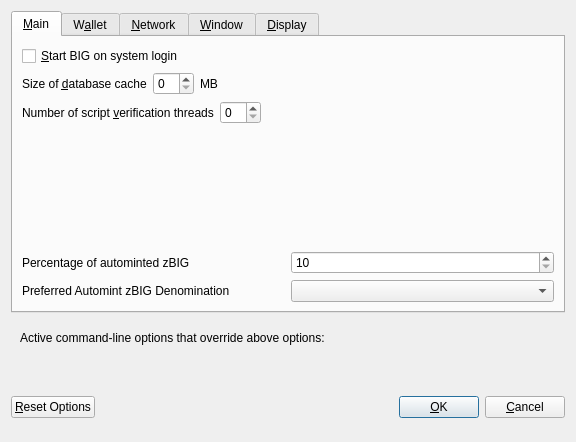
<?xml version="1.0" encoding="UTF-8"?>
<ui version="4.0">
 <class>OptionsDialog</class>
 <widget class="QDialog" name="OptionsDialog">
  <property name="geometry">
   <rect>
    <x>0</x>
    <y>0</y>
    <width>576</width>
    <height>442</height>
   </rect>
  </property>
  <property name="windowTitle">
   <string>Options</string>
  </property>
  <property name="modal">
   <bool>true</bool>
  </property>
  <layout class="QVBoxLayout" name="verticalLayout">
   <item>
    <widget class="QTabWidget" name="tabWidget">
     <property name="currentIndex">
      <number>0</number>
     </property>
     <widget class="QWidget" name="tabMain">
      <attribute name="title">
       <string>&amp;Main</string>
      </attribute>
      <layout class="QVBoxLayout" name="verticalLayout_Main">
       <item>
        <widget class="QCheckBox" name="bitcoinAtStartup">
         <property name="toolTip">
          <string>Automatically start BIG after logging in to the system.</string>
         </property>
         <property name="text">
          <string>&amp;Start BIG on system login</string>
         </property>
        </widget>
       </item>
       <item>
        <layout class="QHBoxLayout" name="horizontalLayout_2_Main">
         <item>
          <widget class="QLabel" name="databaseCacheLabel">
           <property name="text">
            <string>Size of &amp;database cache</string>
           </property>
           <property name="textFormat">
            <enum>Qt::PlainText</enum>
           </property>
           <property name="buddy">
            <cstring>databaseCache</cstring>
           </property>
          </widget>
         </item>
         <item>
          <widget class="QSpinBox" name="databaseCache"/>
         </item>
         <item>
          <widget class="QLabel" name="databaseCacheUnitLabel">
           <property name="text">
            <string>MB</string>
           </property>
           <property name="textFormat">
            <enum>Qt::PlainText</enum>
           </property>
          </widget>
         </item>
         <item>
          <spacer name="horizontalSpacer_2_Main">
           <property name="orientation">
            <enum>Qt::Horizontal</enum>
           </property>
           <property name="sizeHint" stdset="0">
            <size>
             <width>40</width>
             <height>20</height>
            </size>
           </property>
          </spacer>
         </item>
        </layout>
       </item>
       <item>
        <layout class="QHBoxLayout" name="horizontalLayout_3_Main">
         <item>
          <widget class="QLabel" name="threadsScriptVerifLabel">
           <property name="text">
            <string>Number of script &amp;verification threads</string>
           </property>
           <property name="textFormat">
            <enum>Qt::PlainText</enum>
           </property>
           <property name="buddy">
            <cstring>threadsScriptVerif</cstring>
           </property>
          </widget>
         </item>
         <item>
          <widget class="QSpinBox" name="threadsScriptVerif">
           <property name="toolTip">
            <string>(0 = auto, &lt;0 = leave that many cores free)</string>
           </property>
          </widget>
         </item>
         <item>
          <spacer name="horizontalSpacer_3_Main">
           <property name="orientation">
            <enum>Qt::Horizontal</enum>
           </property>
           <property name="sizeHint" stdset="0">
            <size>
             <width>40</width>
             <height>20</height>
            </size>
           </property>
          </spacer>
         </item>
        </layout>
       </item>
       <item>
        <spacer name="verticalSpacer_2">
         <property name="orientation">
          <enum>Qt::Vertical</enum>
         </property>
         <property name="sizeHint" stdset="0">
          <size>
           <width>20</width>
           <height>40</height>
          </size>
         </property>
        </spacer>
       </item>
       <item>
        <layout class="QHBoxLayout" name="horizontalLayout_3">
         <item>
          <widget class="QLabel" name="percentage_label">
           <property name="toolTip">
            <string>Percentage of incoming BIG which get automatically converted to zBIG via Zerocoin Protocol (min: 10%)</string>
           </property>
           <property name="text">
            <string>Percentage of autominted zBIG</string>
           </property>
          </widget>
         </item>
         <item>
          <widget class="QSpinBox" name="zeromintPercentage">
           <property name="minimum">
            <number>10</number>
           </property>
           <property name="maximum">
            <number>100</number>
           </property>
          </widget>
         </item>
        </layout>
       </item>
       <item>
        <layout class="QHBoxLayout" name="horizontalLayout" stretch="0,0">
         <property name="sizeConstraint">
          <enum>QLayout::SetFixedSize</enum>
         </property>
         <item>
          <widget class="QLabel" name="labelPreferredDenom">
           <property name="maximumSize">
            <size>
             <width>16777215</width>
             <height>16777215</height>
            </size>
           </property>
           <property name="toolTip">
            <string>Wait with automatic conversion to Zerocoin until enough BIG for this denomination is available</string>
           </property>
           <property name="text">
            <string>Preferred Automint zBIG Denomination</string>
           </property>
          </widget>
         </item>
         <item>
          <widget class="QComboBox" name="preferredDenom">
           <property name="maximumSize">
            <size>
             <width>16777215</width>
             <height>27</height>
            </size>
           </property>
           <property name="toolTip">
            <string>Wait with automatic conversion to Zerocoin until enough BIG for this denomination is available</string>
           </property>
           <property name="maxVisibleItems">
            <number>9</number>
           </property>
           <property name="maxCount">
            <number>9</number>
           </property>
          </widget>
         </item>
        </layout>
       </item>
      </layout>
     </widget>
     <widget class="QWidget" name="tabWallet">
      <attribute name="title">
       <string>W&amp;allet</string>
      </attribute>
      <layout class="QVBoxLayout" name="verticalLayout_Wallet">
       <item>
        <widget class="QGroupBox" name="groupBox">
         <property name="title">
          <string>Expert</string>
         </property>
         <layout class="QVBoxLayout" name="verticalLayout_2">
          <item>
           <widget class="QCheckBox" name="coinControlFeatures">
            <property name="toolTip">
             <string>Whether to show coin control features or not.</string>
            </property>
            <property name="text">
             <string>Enable coin &amp;control features</string>
            </property>
           </widget>
          </item>
          <item>
           <widget class="QCheckBox" name="showMasternodesTab">
            <property name="toolTip">
             <string>Show additional tab listing all your masternodes in first sub-tab&lt;br/&gt;and all masternodes on the network in second sub-tab.</string>
            </property>
            <property name="text">
             <string>Show Masternodes Tab</string>
            </property>
           </widget>
          </item>
          <item>
           <widget class="QCheckBox" name="spendZeroConfChange">
            <property name="toolTip">
             <string>If you disable the spending of unconfirmed change, the change from a transaction&lt;br/&gt;cannot be used until that transaction has at least one confirmation.&lt;br/&gt;This also affects how your balance is computed.</string>
            </property>
            <property name="text">
             <string>&amp;Spend unconfirmed change</string>
            </property>
           </widget>
          </item>
         </layout>
        </widget>
       </item>
       <item>
        <spacer name="verticalSpacer_Wallet">
         <property name="orientation">
          <enum>Qt::Vertical</enum>
         </property>
         <property name="sizeHint" stdset="0">
          <size>
           <width>20</width>
           <height>40</height>
          </size>
         </property>
        </spacer>
       </item>
      </layout>
     </widget>
     <widget class="QWidget" name="tabNetwork">
      <attribute name="title">
       <string>&amp;Network</string>
      </attribute>
      <layout class="QVBoxLayout" name="verticalLayout_Network">
       <item>
        <widget class="QCheckBox" name="mapPortUpnp">
         <property name="toolTip">
          <string>Automatically open the BIG client port on the router. This only works when your router supports UPnP and it is enabled.</string>
         </property>
         <property name="text">
          <string>Map port using &amp;UPnP</string>
         </property>
        </widget>
       </item>
       <item>
        <widget class="QCheckBox" name="allowIncoming">
         <property name="toolTip">
          <string>Accept connections from outside</string>
         </property>
         <property name="text">
          <string>Allow incoming connections</string>
         </property>
        </widget>
       </item>
       <item>
        <widget class="QCheckBox" name="connectSocks">
         <property name="toolTip">
          <string>Connect to the BIG network through a SOCKS5 proxy.</string>
         </property>
         <property name="text">
          <string>&amp;Connect through SOCKS5 proxy (default proxy):</string>
         </property>
        </widget>
       </item>
       <item>
        <layout class="QHBoxLayout" name="horizontalLayout_1_Network">
         <item>
          <widget class="QLabel" name="proxyIpLabel">
           <property name="text">
            <string>Proxy &amp;IP:</string>
           </property>
           <property name="textFormat">
            <enum>Qt::PlainText</enum>
           </property>
           <property name="buddy">
            <cstring>proxyIp</cstring>
           </property>
          </widget>
         </item>
         <item>
          <widget class="QValidatedLineEdit" name="proxyIp">
           <property name="minimumSize">
            <size>
             <width>140</width>
             <height>0</height>
            </size>
           </property>
           <property name="maximumSize">
            <size>
             <width>140</width>
             <height>16777215</height>
            </size>
           </property>
           <property name="toolTip">
            <string>IP address of the proxy (e.g. IPv4: 127.0.0.1 / IPv6: ::1)</string>
           </property>
          </widget>
         </item>
         <item>
          <widget class="QLabel" name="proxyPortLabel">
           <property name="text">
            <string>&amp;Port:</string>
           </property>
           <property name="textFormat">
            <enum>Qt::PlainText</enum>
           </property>
           <property name="buddy">
            <cstring>proxyPort</cstring>
           </property>
          </widget>
         </item>
         <item>
          <widget class="QLineEdit" name="proxyPort">
           <property name="minimumSize">
            <size>
             <width>55</width>
             <height>0</height>
            </size>
           </property>
           <property name="maximumSize">
            <size>
             <width>55</width>
             <height>16777215</height>
            </size>
           </property>
           <property name="toolTip">
            <string>Port of the proxy (e.g. 9050)</string>
           </property>
          </widget>
         </item>
         <item>
          <spacer name="horizontalSpacer_1_Network">
           <property name="orientation">
            <enum>Qt::Horizontal</enum>
           </property>
           <property name="sizeHint" stdset="0">
            <size>
             <width>40</width>
             <height>20</height>
            </size>
           </property>
          </spacer>
         </item>
        </layout>
       </item>
       <item>
        <spacer name="verticalSpacer_Network">
         <property name="orientation">
          <enum>Qt::Vertical</enum>
         </property>
         <property name="sizeHint" stdset="0">
          <size>
           <width>20</width>
           <height>40</height>
          </size>
         </property>
        </spacer>
       </item>
      </layout>
     </widget>
     <widget class="QWidget" name="tabWindow">
      <attribute name="title">
       <string>&amp;Window</string>
      </attribute>
      <layout class="QVBoxLayout" name="verticalLayout_Window">
       <item>
        <widget class="QCheckBox" name="minimizeToTray">
         <property name="toolTip">
          <string>Show only a tray icon after minimizing the window.</string>
         </property>
         <property name="text">
          <string>&amp;Minimize to the tray instead of the taskbar</string>
         </property>
        </widget>
       </item>
       <item>
        <widget class="QCheckBox" name="minimizeOnClose">
         <property name="toolTip">
          <string>Minimize instead of exit the application when the window is closed. When this option is enabled, the application will be closed only after selecting Quit in the menu.</string>
         </property>
         <property name="text">
          <string>M&amp;inimize on close</string>
         </property>
        </widget>
       </item>
       <item>
        <spacer name="verticalSpacer_Window">
         <property name="orientation">
          <enum>Qt::Vertical</enum>
         </property>
         <property name="sizeHint" stdset="0">
          <size>
           <width>20</width>
           <height>40</height>
          </size>
         </property>
        </spacer>
       </item>
      </layout>
     </widget>
     <widget class="QWidget" name="tabDisplay">
      <attribute name="title">
       <string>&amp;Display</string>
      </attribute>
      <layout class="QVBoxLayout" name="verticalLayout_Display">
       <item>
        <layout class="QHBoxLayout" name="horizontalLayout_1_Display">
         <item>
          <widget class="QLabel" name="langLabel">
           <property name="text">
            <string>User Interface &amp;language:</string>
           </property>
           <property name="textFormat">
            <enum>Qt::PlainText</enum>
           </property>
           <property name="buddy">
            <cstring>lang</cstring>
           </property>
          </widget>
         </item>
         <item>
          <widget class="QValueComboBox" name="lang">
           <property name="toolTip">
            <string>The user interface language can be set here. This setting will take effect after restarting BIG.</string>
           </property>
          </widget>
         </item>
        </layout>
       </item>
       <item>
        <widget class="QLabel" name="label_3">
         <property name="toolTip">
          <string notr="true"/>
         </property>
         <property name="statusTip">
          <string notr="true"/>
         </property>
         <property name="whatsThis">
          <string notr="true"/>
         </property>
         <property name="accessibleName">
          <string notr="true"/>
         </property>
         <property name="text">
          <string>Language missing or translation incomplete? Help contributing translations here:
https://www.transifex.com/big-project/big-project-translations</string>
         </property>
         <property name="wordWrap">
          <bool>true</bool>
         </property>
         <property name="openExternalLinks">
          <bool>true</bool>
         </property>
         <property name="textInteractionFlags">
          <set>Qt::TextBrowserInteraction</set>
         </property>
        </widget>
       </item>
       <item>
        <layout class="QHBoxLayout" name="horizontalLayout_4_Display" stretch="0,0">
         <item>
          <widget class="QLabel" name="themeLabel">
           <property name="text">
            <string>User Interface Theme:</string>
           </property>
          </widget>
         </item>
         <item>
          <widget class="QValueComboBox" name="theme"/>
         </item>
        </layout>
       </item>
       <item>
        <widget class="Line" name="line">
         <property name="orientation">
          <enum>Qt::Horizontal</enum>
         </property>
        </widget>
       </item>
       <item>
        <layout class="QHBoxLayout" name="horizontalLayout_2_Display">
         <item>
          <widget class="QLabel" name="unitLabel">
           <property name="text">
            <string>&amp;Unit to show amounts in:</string>
           </property>
           <property name="textFormat">
            <enum>Qt::PlainText</enum>
           </property>
           <property name="buddy">
            <cstring>unit</cstring>
           </property>
          </widget>
         </item>
         <item>
          <widget class="QValueComboBox" name="unit">
           <property name="toolTip">
            <string>Choose the default subdivision unit to show in the interface and when sending coins.</string>
           </property>
          </widget>
         </item>
        </layout>
       </item>
       <item>
        <layout class="QHBoxLayout" name="horizontalLayout_5_Display">
         <item>
          <widget class="QLabel" name="digitsLabel">
           <property name="text">
            <string>Decimal digits</string>
           </property>
          </widget>
         </item>
         <item>
          <widget class="QValueComboBox" name="digits"/>
         </item>
        </layout>
       </item>
       <item>
        <layout class="QHBoxLayout" name="horizontalLayout_3_Display">
         <item>
          <widget class="QLabel" name="thirdPartyTxUrlsLabel">
           <property name="toolTip">
            <string>Third party URLs (e.g. a block explorer) that appear in the transactions tab as context menu items. %s in the URL is replaced by transaction hash. Multiple URLs are separated by vertical bar |.</string>
           </property>
           <property name="text">
            <string>Third party transaction URLs</string>
           </property>
           <property name="buddy">
            <cstring>thirdPartyTxUrls</cstring>
           </property>
          </widget>
         </item>
         <item>
          <widget class="QLineEdit" name="thirdPartyTxUrls">
           <property name="toolTip">
            <string>Third party URLs (e.g. a block explorer) that appear in the transactions tab as context menu items. %s in the URL is replaced by transaction hash. Multiple URLs are separated by vertical bar |.</string>
           </property>
          </widget>
         </item>
        </layout>
       </item>
       <item>
        <spacer name="verticalSpacer">
         <property name="orientation">
          <enum>Qt::Vertical</enum>
         </property>
         <property name="sizeHint" stdset="0">
          <size>
           <width>20</width>
           <height>40</height>
          </size>
         </property>
        </spacer>
       </item>
      </layout>
     </widget>
    </widget>
   </item>
   <item>
    <widget class="QFrame" name="frame">
     <layout class="QVBoxLayout" name="verticalLayout_Bottom">
      <item>
       <layout class="QHBoxLayout" name="horizontalLayout_Bottom">
        <item>
         <widget class="QLabel" name="overriddenByCommandLineInfoLabel">
          <property name="text">
           <string>Active command-line options that override above options:</string>
          </property>
          <property name="textFormat">
           <enum>Qt::PlainText</enum>
          </property>
         </widget>
        </item>
        <item>
         <spacer name="horizontalSpacer_Bottom">
          <property name="orientation">
           <enum>Qt::Horizontal</enum>
          </property>
          <property name="sizeHint" stdset="0">
           <size>
            <width>40</width>
            <height>20</height>
           </size>
          </property>
         </spacer>
        </item>
       </layout>
      </item>
      <item>
       <widget class="QLabel" name="overriddenByCommandLineLabel">
        <property name="text">
         <string/>
        </property>
        <property name="textFormat">
         <enum>Qt::PlainText</enum>
        </property>
        <property name="wordWrap">
         <bool>true</bool>
        </property>
       </widget>
      </item>
     </layout>
    </widget>
   </item>
   <item>
    <layout class="QHBoxLayout" name="horizontalLayout_Buttons">
     <item>
      <widget class="QPushButton" name="resetButton">
       <property name="toolTip">
        <string>Reset all client options to default.</string>
       </property>
       <property name="text">
        <string>&amp;Reset Options</string>
       </property>
       <property name="autoDefault">
        <bool>false</bool>
       </property>
      </widget>
     </item>
     <item>
      <spacer name="horizontalSpacer_1">
       <property name="orientation">
        <enum>Qt::Horizontal</enum>
       </property>
       <property name="sizeHint" stdset="0">
        <size>
         <width>40</width>
         <height>48</height>
        </size>
       </property>
      </spacer>
     </item>
     <item>
      <widget class="QLabel" name="statusLabel">
       <property name="minimumSize">
        <size>
         <width>200</width>
         <height>0</height>
        </size>
       </property>
       <property name="font">
        <font>
         <weight>75</weight>
         <bold>true</bold>
        </font>
       </property>
       <property name="text">
        <string/>
       </property>
       <property name="textFormat">
        <enum>Qt::PlainText</enum>
       </property>
       <property name="wordWrap">
        <bool>true</bool>
       </property>
      </widget>
     </item>
     <item>
      <spacer name="horizontalSpacer_2">
       <property name="orientation">
        <enum>Qt::Horizontal</enum>
       </property>
       <property name="sizeHint" stdset="0">
        <size>
         <width>40</width>
         <height>48</height>
        </size>
       </property>
      </spacer>
     </item>
     <item>
      <widget class="QPushButton" name="okButton">
       <property name="text">
        <string>&amp;OK</string>
       </property>
       <property name="autoDefault">
        <bool>false</bool>
       </property>
       <property name="default">
        <bool>true</bool>
       </property>
      </widget>
     </item>
     <item>
      <widget class="QPushButton" name="cancelButton">
       <property name="text">
        <string>&amp;Cancel</string>
       </property>
       <property name="autoDefault">
        <bool>false</bool>
       </property>
      </widget>
     </item>
    </layout>
   </item>
  </layout>
 </widget>
 <customwidgets>
  <customwidget>
   <class>QValidatedLineEdit</class>
   <extends>QLineEdit</extends>
   <header>qvalidatedlineedit.h</header>
  </customwidget>
  <customwidget>
   <class>QValueComboBox</class>
   <extends>QComboBox</extends>
   <header>qvaluecombobox.h</header>
  </customwidget>
 </customwidgets>
 <resources/>
 <connections/>
</ui>
